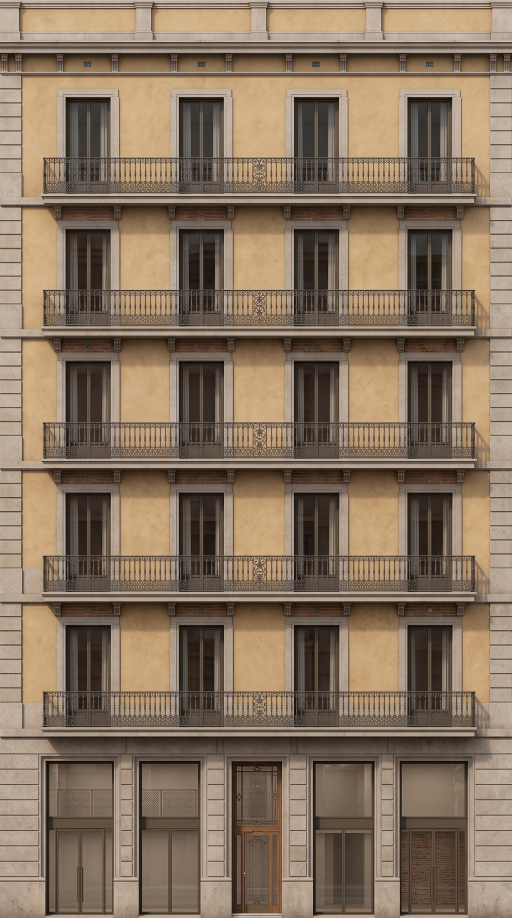
#> input picture tools/archetype_compiler/facade_sheets/eixample-apartment-block/elevation_raw.jpg, 1536 x 2752 px, found by its file name (shown at 1/3 size)
$ python prepare_eixample_v96_assets.py
#> lines starting #> are read from the running program, lines starting #| are printed output that depends on the picture
"""Prepare intrinsic Sticker Method assets for the Eixample V96 transfer pilot.

The source elevation was produced and approved during the local V24 render-lock
work.  This script removes the white isolation field, normalizes the exact
carrier aspect, and writes only shadow-neutral surface masters.  The generated
files are committed, so later builds do not depend on the local artifact cache.
"""
from __future__ import annotations

import json
from pathlib import Path

from PIL import Image, ImageChops, ImageDraw, ImageEnhance, ImageFilter


REPO = Path(__file__).resolve().parents[2]
OUT = Path(__file__).resolve().parent / "sticker_assets/eixample_v96"
ARTIFACT = Path(r"C:\dev-artifacts\3D-Maps\families\eixample-classic-v1")


def _occupied_crop(image: Image.Image) -> Image.Image:
    rgb = image.convert("RGB")
    white = Image.new("RGB", rgb.size, "white")
    difference = ImageChops.difference(rgb, white).convert("L")
    difference = difference.point(lambda value: 255 if value > 14 else 0)
    bounds = difference.getbbox()
    if not bounds:
        raise ValueError("source elevation contains no occupied pixels")
    left, top, right, bottom = bounds
    # Keep a small amount of the real masonry edge, but never isolation white.
    inset = max(2, round((right - left) * 0.004))
    return rgb.crop((left + inset, top + inset, right - inset, bottom - inset))


def _save_square(source: Path, target: Path) -> None:
    with Image.open(source) as image:
        occupied = _occupied_crop(image)
        occupied = ImageEnhance.Contrast(occupied).enhance(0.96)
        occupied = ImageEnhance.Color(occupied).enhance(0.94)
        occupied.resize((2048, 2048), Image.Resampling.LANCZOS).save(target)


def _roof_intrinsic(target: Path) -> None:
    size = 1024
    image = Image.new("RGB", (size, size), "#918f87")
    draw = ImageDraw.Draw(image)
    for y in range(0, size, 96):
        tone = 137 + ((y // 96) % 3) * 3
        draw.rectangle((0, y, size, min(size, y + 95)), fill=(tone + 5, tone + 4, tone))
        draw.line((0, y, size, y), fill="#74746f", width=2)
    for x in range(0, size, 128):
        draw.line((x, 0, x, size), fill="#7d7c76", width=2)
    for index in range(14):
        x = (index * 173 + 47) % size
        y = (index * 97 + 83) % size
        draw.line((x - 30, y, x + 40, y + 8), fill="#85837c", width=5)
    image.filter(ImageFilter.GaussianBlur(1.2)).save(target)


def _terracotta_cap(target: Path) -> None:
    image = Image.new("RGB", (512, 512), "#a55f3c")
    draw = ImageDraw.Draw(image)
    for y in range(0, 512, 64):
        draw.line((0, y, 512, y), fill="#72442f", width=3)
    for x in range(0, 512, 96):
        draw.line((x, 0, x, 512), fill="#8b5035", width=2)
    image.filter(ImageFilter.GaussianBlur(0.8)).save(target)


def _courtyard_floor(target: Path) -> None:
    image = Image.new("RGB", (1024, 1024), "#69675f")
    draw = ImageDraw.Draw(image)
    for y in range(0, 1024, 42):
        for x in range(0, 1024, 42):
            tone = 92 + ((x // 42 + y // 42) % 5) * 3
            draw.rectangle((x, y, x + 40, y + 40), fill=(tone + 4, tone + 3, tone))
    image.filter(ImageFilter.GaussianBlur(0.7)).save(target)


def _ordinary_elevation(principal: Path, target: Path) -> None:
    """Build a portal-free, repeatable ordinary-bay master.

    The hero entrance belongs only to the broad street chamfer.  Repeating its
    full elevation on every side and court face creates painted false doors.
    This master repeats a clean left-hand residential/shop bay strip while
    retaining the approved colour, window, shutter and balcony language.
    """
    with Image.open(principal) as image:
        rgb = image.convert("RGB")
        # One complete ordinary bay, bounded by stone piers on both sides.
        strip = rgb.crop((90, 0, 545, rgb.height)).resize(
            (rgb.width // 4, rgb.height), Image.Resampling.LANCZOS,
        )
        canvas = Image.new("RGB", rgb.size)
        x = 0
        while x < canvas.width:
            width = min(strip.width, canvas.width - x)
            canvas.paste(strip.crop((0, 0, width, strip.height)), (x, 0))
            x += strip.width
        canvas.save(target)


def main() -> None:
    OUT.mkdir(parents=True, exist_ok=True)
    primary = ARTIFACT / "facade-source/imagegen-elevation-source.png"
    side = ARTIFACT / "facade-pbr-v1/near/side_albedo.png"
    if not primary.is_file():
        primary = REPO / "tools/archetype_compiler/facade_sheets_v8/eixample-apartment-block/elevation_raw.jpg"
    if not side.is_file():
        side = primary
    principal = OUT / "principal_elevation_intrinsic.png"
    _save_square(primary, principal)
#> in _save_square, image is the input picture: PIL image 1536x2752 RGB; mean R, G, B 134.8, 115.4, 95.8
#> in _occupied_crop, `white = Image.new("RGB", rgb.size, "white")`: white: PIL image 1536x2752 RGB; every value is 255
#> in _occupied_crop, `difference = ImageChops.difference(rgb, white).convert("L")`:
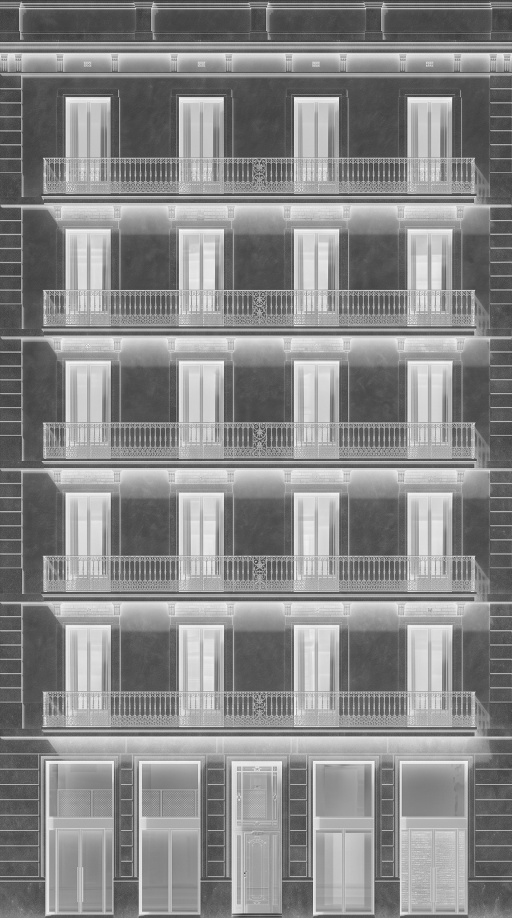
#> difference: PIL image 1536x2752 L (shown at 1/3 size); min 21, max 254, mean 136
#> in _occupied_crop, `difference = difference.point(lambda value: 255 if value > 14 else 0)`: difference: PIL image 1536x2752 L; every value is 255
#> in _occupied_crop, `bounds = difference.getbbox()`: bounds = (0, 0, 1536, 2752)
#> in _occupied_crop, `left, top, right, bottom = bounds`: left = 0; right = 1536; bottom = 2752
#> in _occupied_crop, `inset = max(2, round((right - left) * 0.004))`: inset = 6
#> in _save_square, `occupied.resize((2048, 2048), Image.Resampling.LANCZOS).save(target)`:
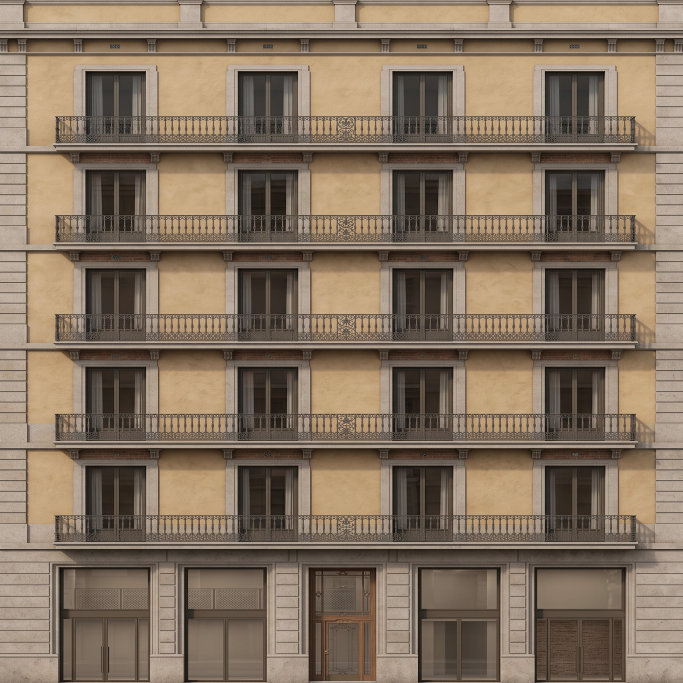
#> saved as principal_elevation_intrinsic.png: PIL image 2048x2048 RGB (shown at 1/3 size); mean R, G, B 131.8, 114.5, 96.5
    _ordinary_elevation(principal, OUT / "ordinary_elevation_intrinsic.png")
#> in _ordinary_elevation, `strip = rgb.crop((90, 0, 545, rgb.height)).resize( (rgb.width // 4, rg..`:
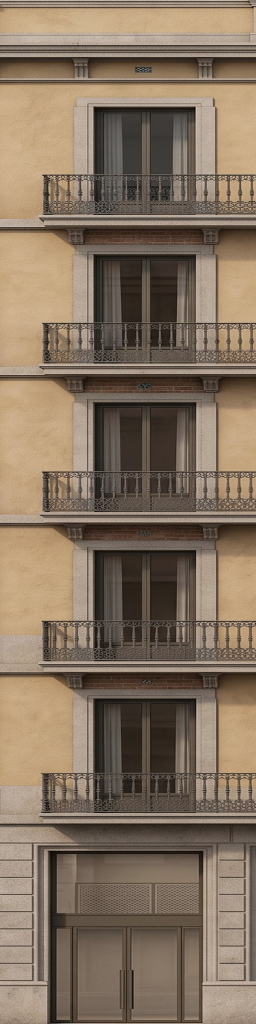
#> strip: PIL image 512x2048 RGB (shown at 1/2 size); mean R, G, B 132.5, 114.9, 96.4
#> in _ordinary_elevation, `canvas = Image.new("RGB", rgb.size)`: canvas: PIL image 2048x2048 RGB; every value is 0
#> after the loop in _ordinary_elevation, `while x < canvas.width:`:
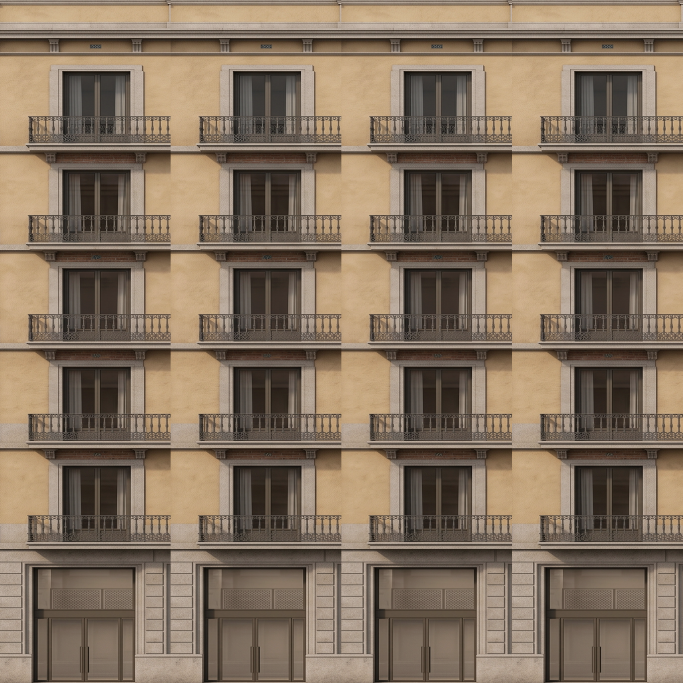
#> canvas: PIL image 2048x2048 RGB (shown at 1/3 size); mean R, G, B 132.5, 114.9, 96.4
#> after the loop in _ordinary_elevation, `while x < canvas.width:`: x = 2048
    _save_square(side, OUT / "secondary_elevation_intrinsic.png")
    _roof_intrinsic(OUT / "terrace_roof_intrinsic.png")
#> in _roof_intrinsic, `image = Image.new("RGB", (size, size), "#918f87")`:
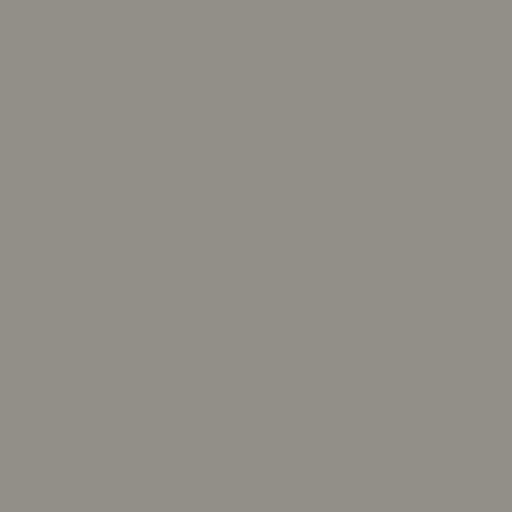
#> image: PIL image 1024x1024 RGB (shown at 1/2 size); mean R, G, B 145, 143, 135
    _terracotta_cap(OUT / "terracotta_cap_intrinsic.png")
#> in _terracotta_cap, `image.filter(ImageFilter.GaussianBlur(0.8)).save(target)`:
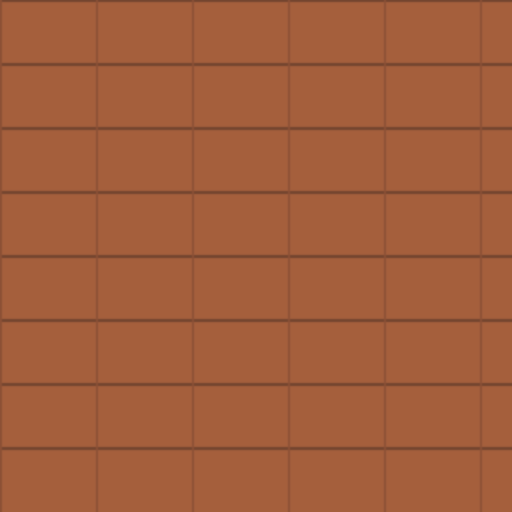
#> saved as terracotta_cap_intrinsic.png: PIL image 512x512 RGB; mean R, G, B 162.1, 93.5, 59.3
    _courtyard_floor(OUT / "courtyard_floor_intrinsic.png")
#> in _courtyard_floor, `image = Image.new("RGB", (1024, 1024), "#69675f")`:
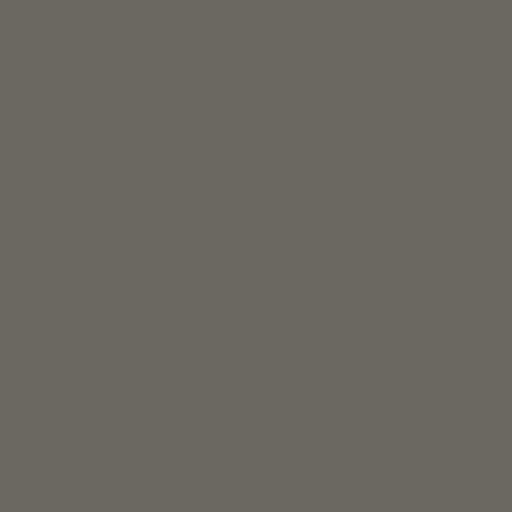
#> image: PIL image 1024x1024 RGB (shown at 1/2 size); mean R, G, B 105, 103, 95
    provenance = {
        "schema": "siteforge.sticker-asset-provenance@1",
        "building": "eixample-apartment-block-classic",
        "method": "occupied-crop, de-isolation, restrained intrinsic normalization",
        "principal_source": str(primary),
        "secondary_source": str(side),
        "post_generation_nonuniform_scale_allowed": False,
        "ordinary_source_rule": "portal-free approved-bay repeat; hero portal is unique",
        "approval_space": "rendered_on_locked_carrier",
    }
    (OUT / "provenance.json").write_text(json.dumps(provenance, indent=2) + "\n", encoding="utf-8")
    print(json.dumps({"output": str(OUT), "files": 7}, indent=2))


if __name__ == "__main__":
    main()
